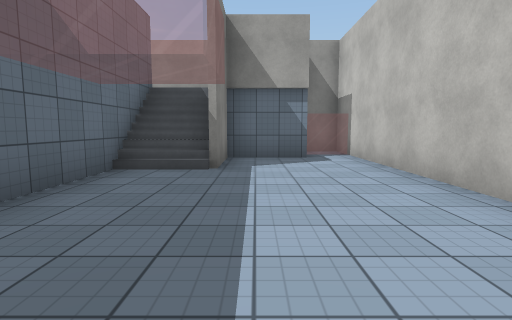
[1] (above)

20 first-person views from a walk through a Unity game level. The camera is 1.3 m above the floor, tilts 6° down and sees 80° across. Doors are open. The floor is counted in squares, 2 m on a side. Each view is taken from the middle of a square. On the plan, view 1 faces up. The plan holds only what a view shows up to about 10 squares ahead; the rest is blank. The place goes on beyond the plan. Surface patterns are stand-ins for the level's own textures.

[2]
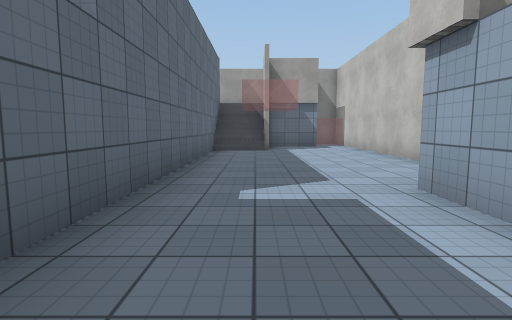

[3]
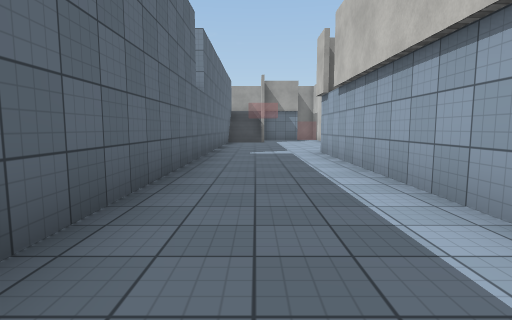

[4]
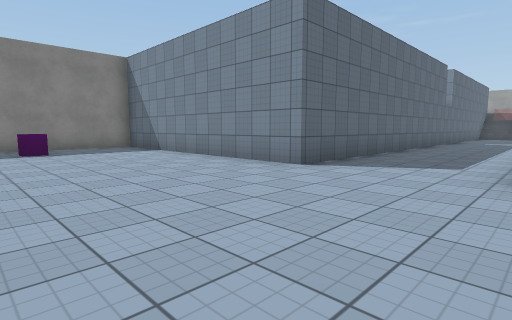

[5]
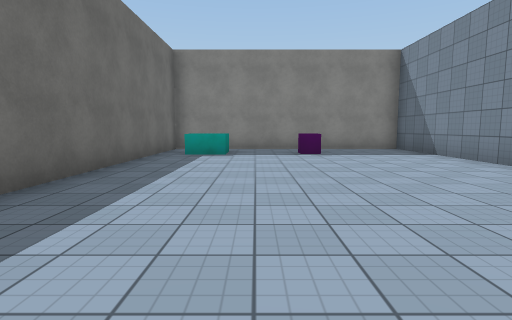

[6]
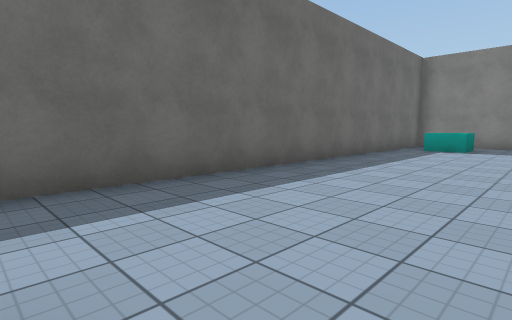

[7]
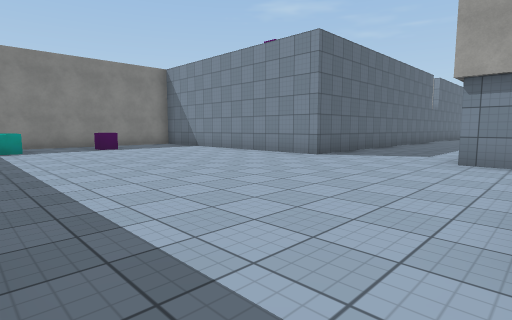

[8]
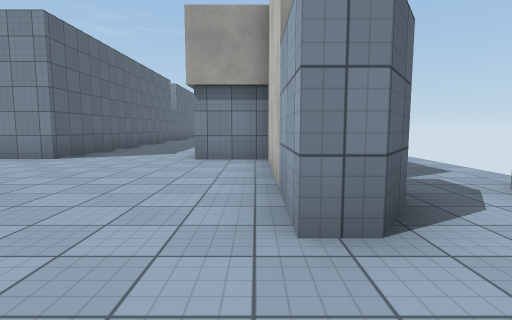

[9]
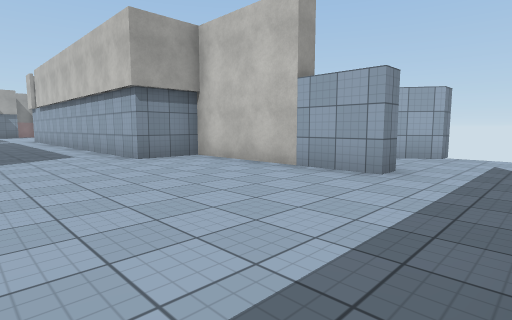

[10]
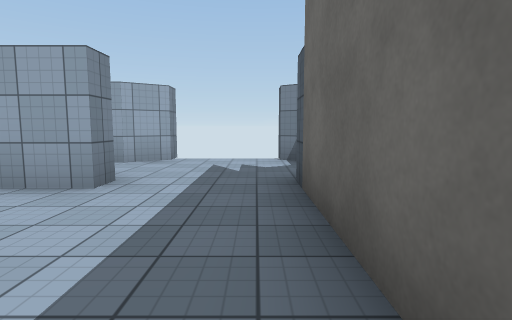

[11]
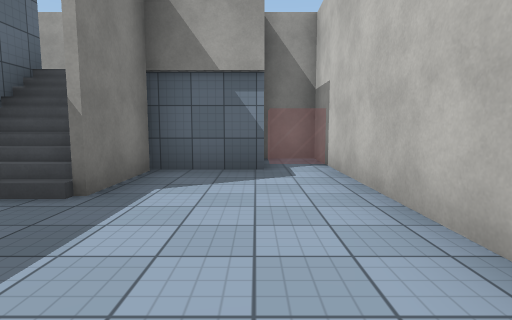

[12]
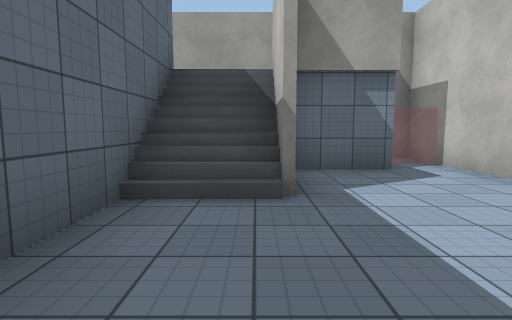

[13]
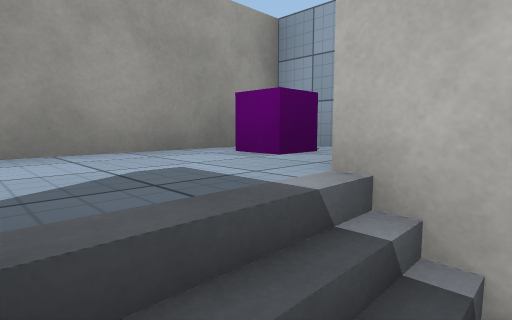

[14]
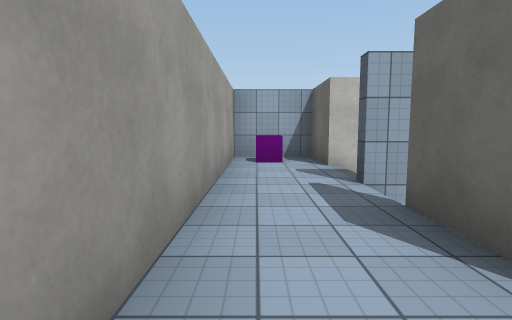

[15]
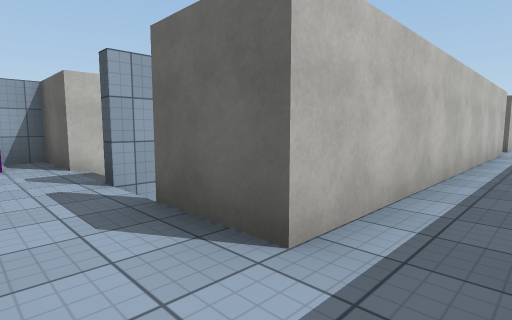

[16]
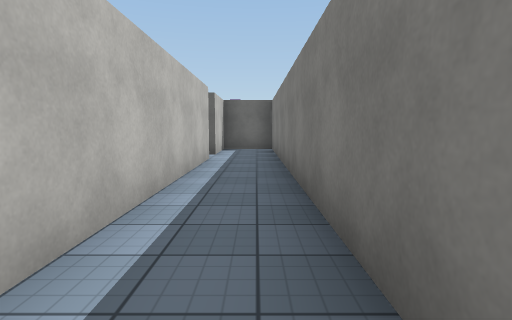

[17]
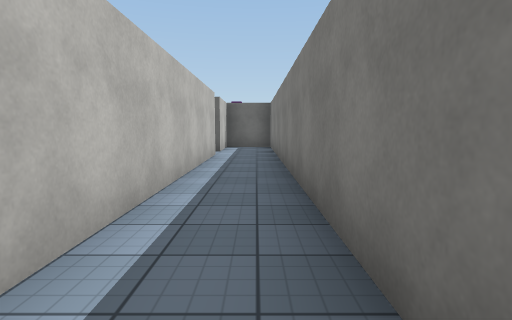

[18]
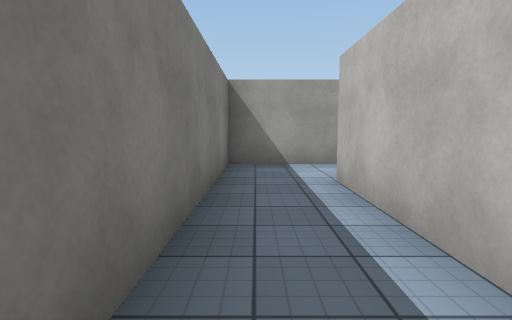

[19]
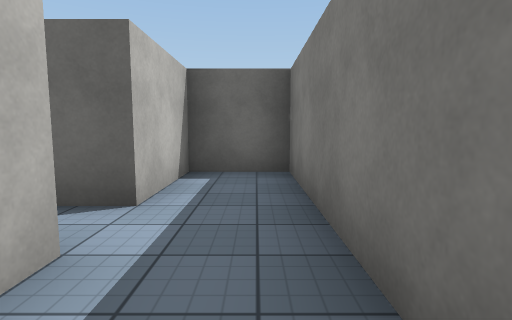

[20]
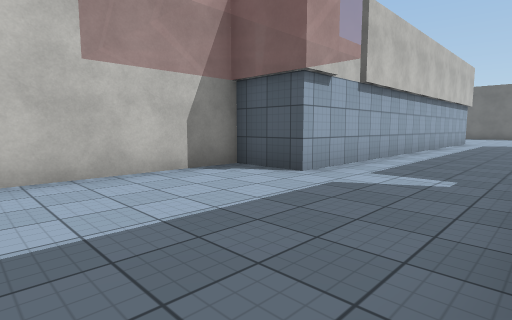

### Floor plan
Key: @ floor where view 1 was taken; # wall or solid block; . main floor; : floor 3 m higher than the main floor; / step, stairs or slope; D open door; = window, fence, low wall or low ledge; ^ raised ledge; v drop or lower ground.
Columns run from 10 left of view 1 to 6 right of it. Each row starts with its distance up from view 1.
  9    ##########
  8    #::::::^#=
  7    #:::::##DD#
  6    #:##v/#...#
  5    #:###/#...#
  4    #:###.....#
  3    #:###.....#
  2    #:###.....#
  1    #:###.....#
  0    #:###..@..#
 -1    #:###...###
 -2    #::::/..#
 -3    #:###...#
 -4    #:# #...#
 -5     #  #...#
 -6        #...#
 -7        D...#
 -8        #...#
 -9        #...#
-10        #...#
-11 ########...###
-12 #............#
-13 #............#..
-14 #............#..
-15 #............#D#
-16 #............#.##
-17 #.^............DD
-18 #..............DD
-19  #############.##

Positions as (right, up) in squares from view 1, and headings:
1: (0, 0), facing up
2: (-1, -4), facing up
3: (-1, -9), facing up
4: (1, -16), facing up-left
5: (0, -16), facing left
6: (2, -15), facing down-left
7: (2, -18), facing up-left
8: (2, -18), facing up
9: (-2, -18), facing up-right
10: (-1, -18), facing right
11: (1, 2), facing up
12: (-1, 2), facing up
13: (-2, 6), facing up-right
14: (-6, 8), facing right
15: (-6, 8), facing down-right
16: (-6, 5), facing down
17: (-6, 6), facing down
18: (-6, 3), facing up
19: (-6, 0), facing down
20: (-2, 3), facing down-right
